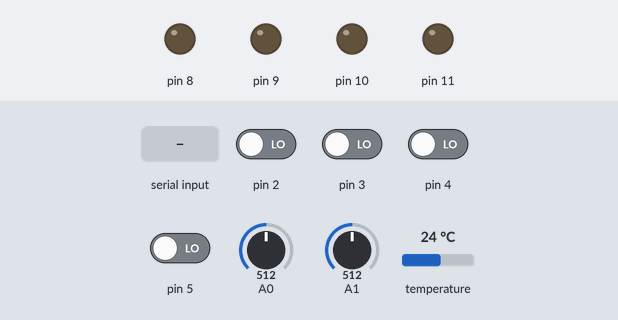
Recording of a sketch running on a simulated Arduino Uno, built with avr-gcc and run on an emulated ATmega328P. Parts: output pins drawn as LEDs (lit = HIGH). Inputs (shaded band) come from the test bench; at power-on: pin 2–5 LOW, A0 = 512, A1 = 512, temperature 24 °C. What the sketch prints to the serial monitor is not drawn.

Above: at 2.0 s.
2.1 s: byte 30 received over Serial
At 4.0 s:
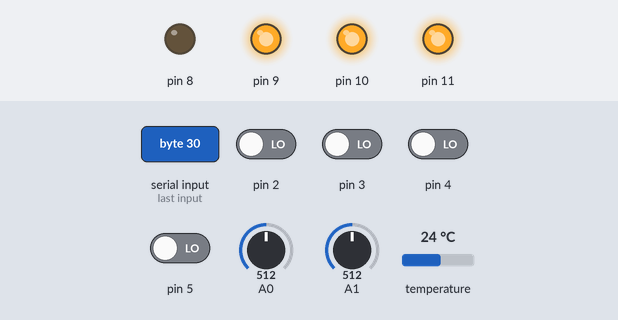
5.0 s: byte 90 received over Serial
At 6.5 s:
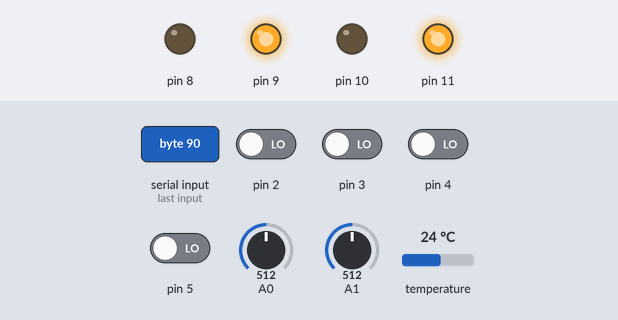
6.8 s: byte 120 received over Serial
At 7.8 s:
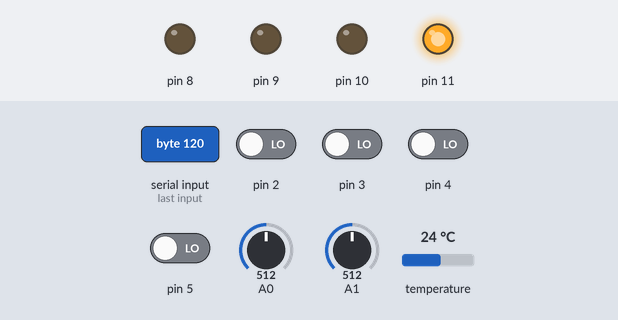
Timing chart, 0 to 9.8 s (numbered marks = the images above; inputs shaded):
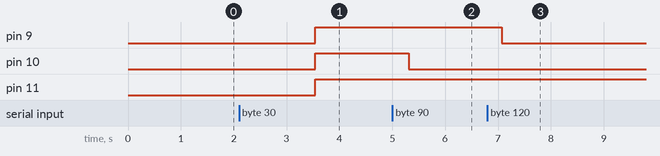

Measured:
- after the input at 2.1 s, pin 9–11: LOW → HIGH after 1.4 s
- after the input at 5.0 s, pin 10: HIGH → LOW after 0.31 s
- after the input at 6.8 s, pin 9: HIGH → LOW after 0.27 s

The sketch:

arduino_io.ino
```cpp
/*
 * Android to Arduino
 * by moty22.co.uk
 * 26/4/20
 *
*/

#include <OneWire.h>
#include <DallasTemperature.h>

unsigned char inByte=0, outByte;         //
byte tempB[8];

#define ONE_WIRE_BUS A5  // Data wire is plugged into pin A5 on the Arduino

OneWire oneWire(A5);    // Setup a oneWire instance to communicate with any OneWire devices
DallasTemperature sensors(&oneWire);    // Pass our oneWire reference to Dallas Temperature.

void setup() {
    // initialize serial communication at 9600 bits per second:
  Serial.begin(9600);
  sensors.begin();    //ds18b20
    // initialize outputs 8-11
  pinMode(8, OUTPUT);
  pinMode(9, OUTPUT);
  pinMode(10, OUTPUT);
  pinMode(11, OUTPUT);
  //for switches pullup inputs
//  pinMode(2, INPUT_PULLUP);
//  pinMode(3, INPUT_PULLUP);
//  pinMode(4, INPUT_PULLUP);
//  pinMode(5, INPUT_PULLUP);
}

void loop() {

        delay(500);

         sensors.requestTemperatures(); // Send the command to get temperatures
         float temp = sensors.getTempCByIndex(0);
         int tempInt=(int)(temp*100.0);

        Serial.write((unsigned char)digitalRead(2));    //send inputs
        Serial.write((unsigned char)digitalRead(3));
        Serial.write((unsigned char)digitalRead(4));
        Serial.write((unsigned char)digitalRead(5));

        Serial.write(lowByte(analogRead(A0)));  //send low byte of 10 bits analogue read
        Serial.write(highByte(analogRead(A0))); //send high byte of 10 bits analogue read
        Serial.write(lowByte(analogRead(A1)));
        Serial.write(highByte(analogRead(A1)));

        Serial.write(lowByte(tempInt));     //send temperature
        Serial.write(highByte(tempInt));

        delay(500);

        if (Serial.available() > 0) {
            // read the incoming byte:
          inByte = Serial.read();
          PORTB = inByte; //update digital outputs 8-11

       }


}
```
